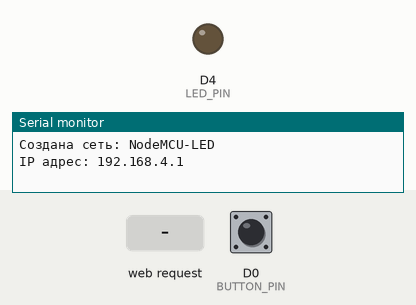
Bench run of a program on a simulated ESP8266 (NodeMCU). Shown: output pins drawn as LEDs (lit = HIGH), the last lines printed to the serial monitor. The test bench sets the inputs (shaded band); at power-on: D0 (BUTTON_PIN) HIGH.

Above: at 1.2 s.
1.3 s: D0 (BUTTON_PIN) pulled LOW for 0.15 s
At 2.6 s:
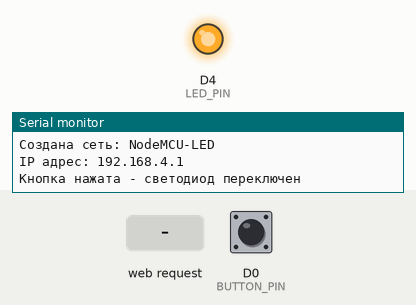
2.9 s: HTTP request GET /toggle received
At 3.2 s:
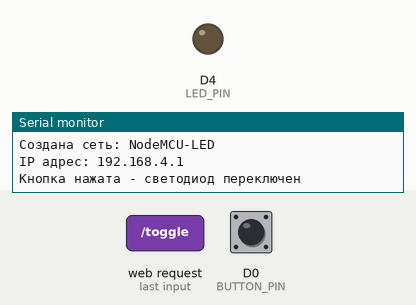
Timing chart, 0 to 5.9 s (numbered marks = the images above; inputs shaded):
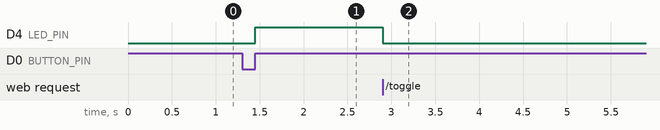

Measured:
- after the input at 1.3 s, D4 (LED_PIN): LOW → HIGH after 0.15 s
- after the input at 2.9 s, D4 (LED_PIN): HIGH → LOW at once

The program:

main.cpp
```cpp
/**
 * @file NodeMCU_LED_Control.ino
 * @brief Программа для управления светодиодом через веб-интерфейс и физическую кнопку
 * @details Создает точку доступа Wi-Fi и веб-сервер для управления состоянием светодиода
 */

#include <Arduino.h>
#include <ESP8266WiFi.h>
#include <ESP8266WebServer.h>
#include <EncButton.h>
#include <stdint.h>

// Пины подключения
#define LED_PIN D4            ///< Пин подключения встроенного светодиода
#define BUTTON_PIN D0         ///< Пин подключения физической кнопки

// Настройки точки доступа
#define AP_SSID "NodeMCU-LED" ///< SSID создаваемой Wi-Fi сети
#define AP_PASS "12345678"    ///< Пароль создаваемой Wi-Fi сети

ESP8266WebServer server(80);          ///< Объект веб-сервера на порту 80
Button btn(BUTTON_PIN, INPUT_PULLUP); ///< Объект кнопки с подтяжкой к питанию

volatile uint8_t ledState = false;    ///< Текущее состояние светодиода
uint16_t lastUpdate = 0;              ///< Для периодического обновления

/**
 * @brief HTML-шаблон веб-страницы
 * @details Хранится в памяти программ (PROGMEM) для экономии RAM
 */
const char index_html[] PROGMEM = R"rawliteral(
  <!DOCTYPE HTML>
  <html>
  <head>
    <meta charset="UTF-8">
    <title>Управление светодиодом</title>
    <meta name="viewport" content="width=device-width, initial-scale=1">
    <style>
      body { font-family: Arial; text-align: center; margin-top: 50px; }
      .button {
        padding: 20px 40px;
        font-size: 24px;
        border: none;
        border-radius: 8px;
        cursor: pointer;
        transition: 0.3s;
      }
      .on { background-color: #4CAF50; color: white; }
      .off { background-color: #ff4444; color: white; }
      .status {
        margin-top: 20px;
        padding: 10px;
        border-radius: 5px;
        background-color: #f0f0f0;
      }
    </style>
  </head>
  <body>
    <h1>Управление светодиодом</h1>
    <button class="button %STATE%" onclick="toggleLED()">%STATE%</button>
    <div class="status">
      Подключено устройств: %CLIENTS%
    </div>
    <script>
      function toggleLED() {
        fetch('/toggle').then(response => updateState());
      }

      function updateState() {
        fetch('/state')
          .then(response => response.text())
          .then(state => {
            const btn = document.querySelector('.button');
            btn.className = 'button ' + state;
            btn.innerHTML = state;
          });
      }
      setInterval(updateState, 500);
    </script>
  </body>
  </html>
  )rawliteral";

/**
 * @brief Функция обработки шаблонных переменных в HTML
 * @param var Имя переменной для обработки
 * @return String Значение переменной или пустая строка, если переменная не найдена
 */
String processor(const String &var)
{
  if (var == "STATE")
    return ledState ? "on" : "off";
  if (var == "CLIENTS")
    return String(WiFi.softAPgetStationNum());
  return String();
}

/**
 * @brief Обработчик главной страницы веб-сервера
 * @details Заменяет шаблонные переменные в HTML и отправляет страницу клиенту
 */
void handleRoot()
{
  String html = index_html;
  html.replace("%STATE%", processor("STATE"));
  html.replace("%CLIENTS%", processor("CLIENTS"));
  server.send(200, "text/html; charset=utf-8", html);
}

/**
 * @brief Обработчик запроса переключения светодиода
 * @details Меняет состояние светодиода и возвращает статус OK
 */
void handleToggle()
{
  ledState = !ledState;
  digitalWrite(LED_PIN, ledState);
  server.send(200, "text/plain", "OK");
}

/**
 * @brief Обработчик запроса текущего состояния светодиода
 * @details Возвращает текстовое представление состояния ("on" или "off")
 */
void handleState()
{
  server.send(200, "text/plain", ledState ? "on" : "off");
}

/**
 * @brief Функция инициализации
 * @details Настраивает пины, точку доступа Wi-Fi и веб-сервер
 */
void setup()
{
  Serial.begin(115200);
  pinMode(LED_PIN, OUTPUT);
  digitalWrite(LED_PIN, LOW);

  // Настройка точки доступа
  WiFi.softAP(AP_SSID, AP_PASS);
  IPAddress apIP(192, 168, 4, 1);
  WiFi.softAPConfig(apIP, apIP, IPAddress(255, 255, 255, 0));

  // Вывод информации в порт
  Serial.print("Создана сеть: ");
  Serial.println(AP_SSID);
  Serial.print("IP адрес: ");
  Serial.println(WiFi.softAPIP());

  // Настройка веб-сервера
  server.on("/", handleRoot);
  server.on("/toggle", handleToggle);
  server.on("/state", handleState);
  server.begin();
}

/**
 * @brief Основной цикл программы
 * @details Обрабатывает клиентские запросы и состояние кнопки
 */
void loop()
{
  server.handleClient();
  btn.tick();

  // Обработка физической кнопки
  if (btn.click())
  {
    ledState = !ledState;
    digitalWrite(LED_PIN, ledState);
    Serial.println("Кнопка нажата - светодиод переключен");
  }

  // Периодическое обновление и вывод информации о кол-ве подключенных устройствах
  if (millis() - lastUpdate > 5000)
  {
    lastUpdate = millis();
    Serial.printf("Подключено устройств: %d\n", WiFi.softAPgetStationNum());
  }
}
```
